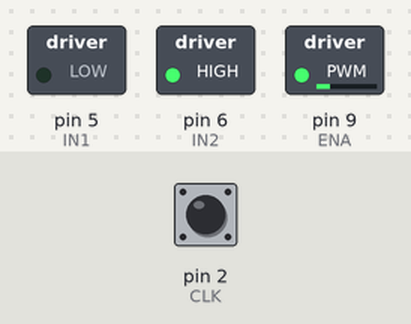
Bench run of a sketch on a simulated Arduino Uno, built with avr-gcc and run on an emulated ATmega328P. On the bench: switched loads named in the sketch (green lamp = pin HIGH). The inputs (shaded band) are chosen by the test bench; at power-on: pin 2 (CLK) HIGH. What the sketch prints to the serial monitor is not drawn.

Above: at 0.1 s.
Timing chart, 0 to 1.6 s (numbered marks = the images above):
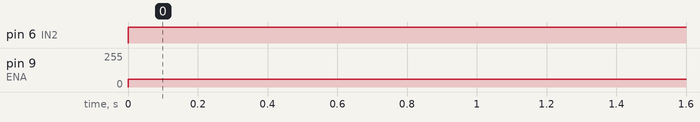

Measured:
- by itself, pin 6 (IN2): LOW → HIGH at 0.00 s
- by itself, pin 9 (ENA): 0/255 → 57/255 at 0.00 s

The sketch:

tempo_controle_velocidade_motor.ino
```cpp
#include <math.h>
//#include <time.h>


#define    CLK              2                     //Conexão A do encoder
#define    SDA              3                     //Conexão B do encoder
#define    ENA              9                     //Saída PWM para controle de velocidade do motor
#define    IN1              5                     //Controle IN1 do driver L298N
#define    IN2              6                     //Controle IN2 do driver L298N

//#define    max_rpm          100                   //Rotação máxima, em RPM
#define    resolution       12                    //Resolução do encoder
#define    reduction        298                   //Redução
#define    raio             30                    //Raio da roda em milímetros


volatile unsigned long pulses = 0;
unsigned long tempo = 0, tempo_ensaio = 1000, t, t_0 = 0, t_1 = 0;
float v = 0, v_ang = 0, v_ref = 0;
int pwm = 0, i, j;


void setup()
{
  pinMode(CLK, INPUT);
  pinMode(ENA, OUTPUT);
  pinMode(IN1, OUTPUT);
  pinMode(IN2, OUTPUT);
  attachInterrupt(digitalPinToInterrupt(CLK), interrupcao, RISING);
  Serial.begin(9600);
}

void loop()
{
  v_ref = 5.5;

  pwm = round(4.9469*pow(v_ref, 3) - 69.8478*pow(v_ref, 2) + 324.9863*pow(v_ref, 1) - 440.7973);

  digitalWrite(IN1, LOW);
  digitalWrite(IN2, HIGH);
  analogWrite(ENA, pwm);

  if((millis() - tempo) >= tempo_ensaio)
  {
    tempo = millis();

    t_0 = micros();
    for(i = 0; i < 1; i++)
    {
      v_ang = (((float)(2*M_PI*pulses))/(reduction*(resolution/4.0)*(tempo_ensaio/1000.0)));
      v = v_ang*raio;
    }
    t = ((micros() - t_0));

    Serial.print("Tempo gasto pela tarefa: ");
    Serial.print(t);
    Serial.print(" microssegundos.");

    Serial.print(" | ");
    Serial.print("Velocidade angular (rad/s): ");
    Serial.print(v_ang);

    Serial.print(" | ");
    Serial.print("Velocidade linear (mm/s): ");
    Serial.println(v);
    pulses = 0;
  }
}

void interrupcao()
{
  pulses++;
}
```
